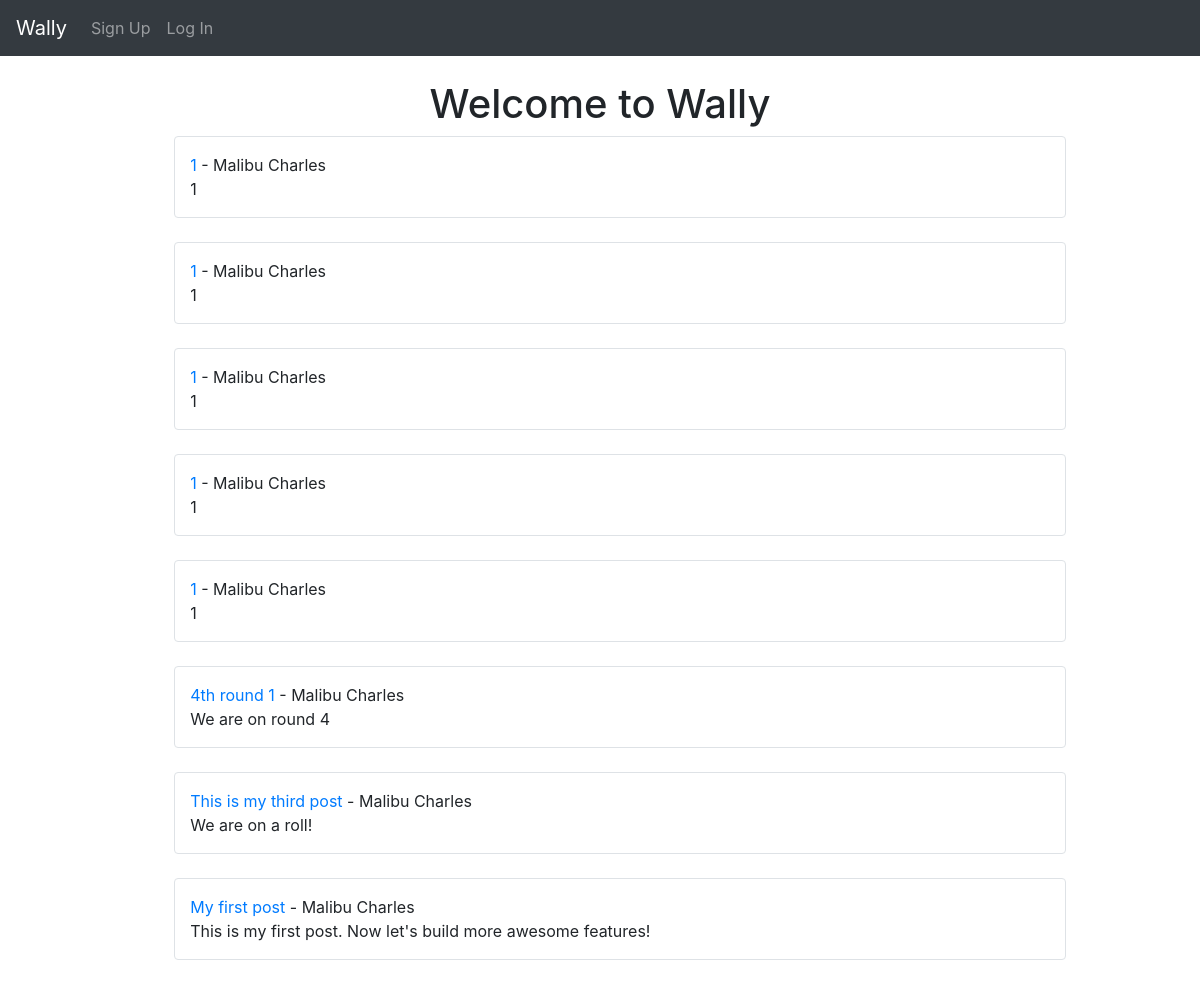
/, run on an earlier commit of the app's database.
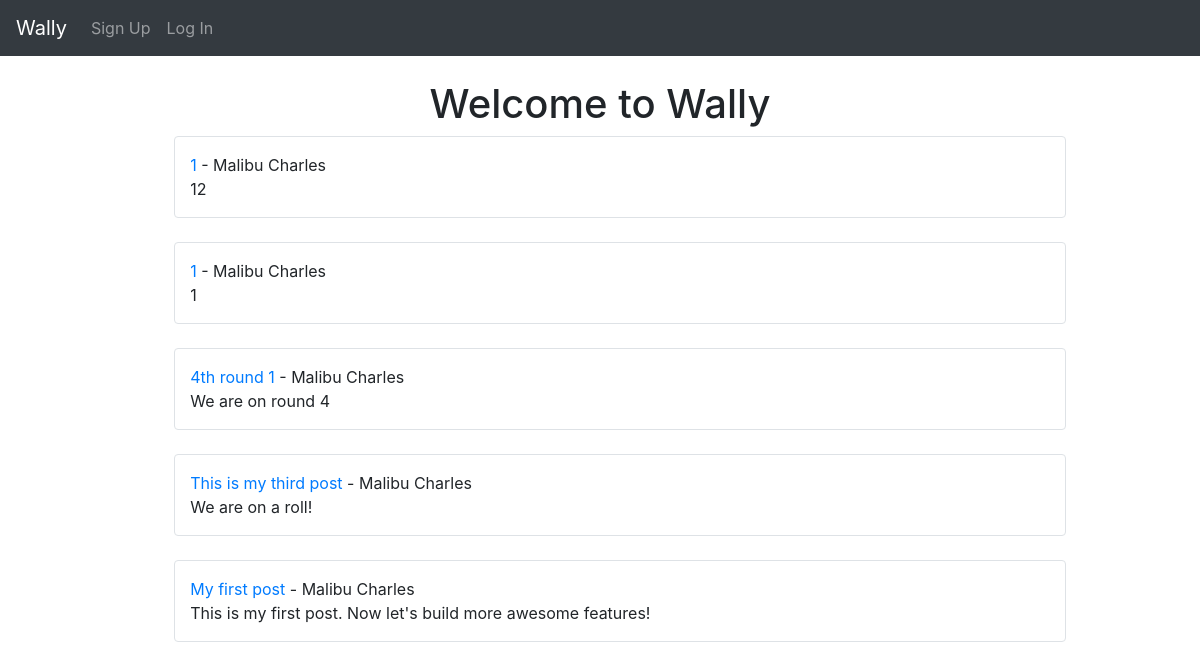
And on a later commit of the database.
### thewally/models.py (models this page shows)
class Post(models.Model):
    title = models.CharField(max_length=255)
    title_tag = models.CharField(max_length=255)
    author = models.ForeignKey(User, on_delete=models.CASCADE)
    body = models.TextField()

### thewally/views.py (the view)
# urls.py: path('', HomeView.as_view(), name="home"),
class HomeView(ListView):
    model = Post
    template_name = 'home.html'
    ordering = ['-id']

### thewally/templates/home.html (shortened to what this page needs)
{% extends 'base.html' %}
{% block content %}
<div class="row text-center">
  <div class="col">
<h1>Welcome to Wally</h1>
</div>
</div>
<ul>
{% for post in object_list %}
   <ul class="col-12 col-md-10 mx-auto border rounded py-3 mb-4"><a href="{% url 'article-detail' post.pk %}">{{post.title}}</a>
      - {{post.author.first_name}}
      {{post.author.last_name}}
    <br/>
    {{post.body}}</ul>
{% endfor%}
</ul>
{% endblock %}

What changed in the data, as far as the page shows it:
removed Post: title "1", author.first_name "Malibu", author.last_name "Charles", body "1"
removed Post: title "1", author.first_name "Malibu", author.last_name "Charles", body "1"
removed Post: title "1", author.first_name "Malibu", author.last_name "Charles", body "1"
changed Post (number 1 of 5 on the later page): body "1" → "12"
